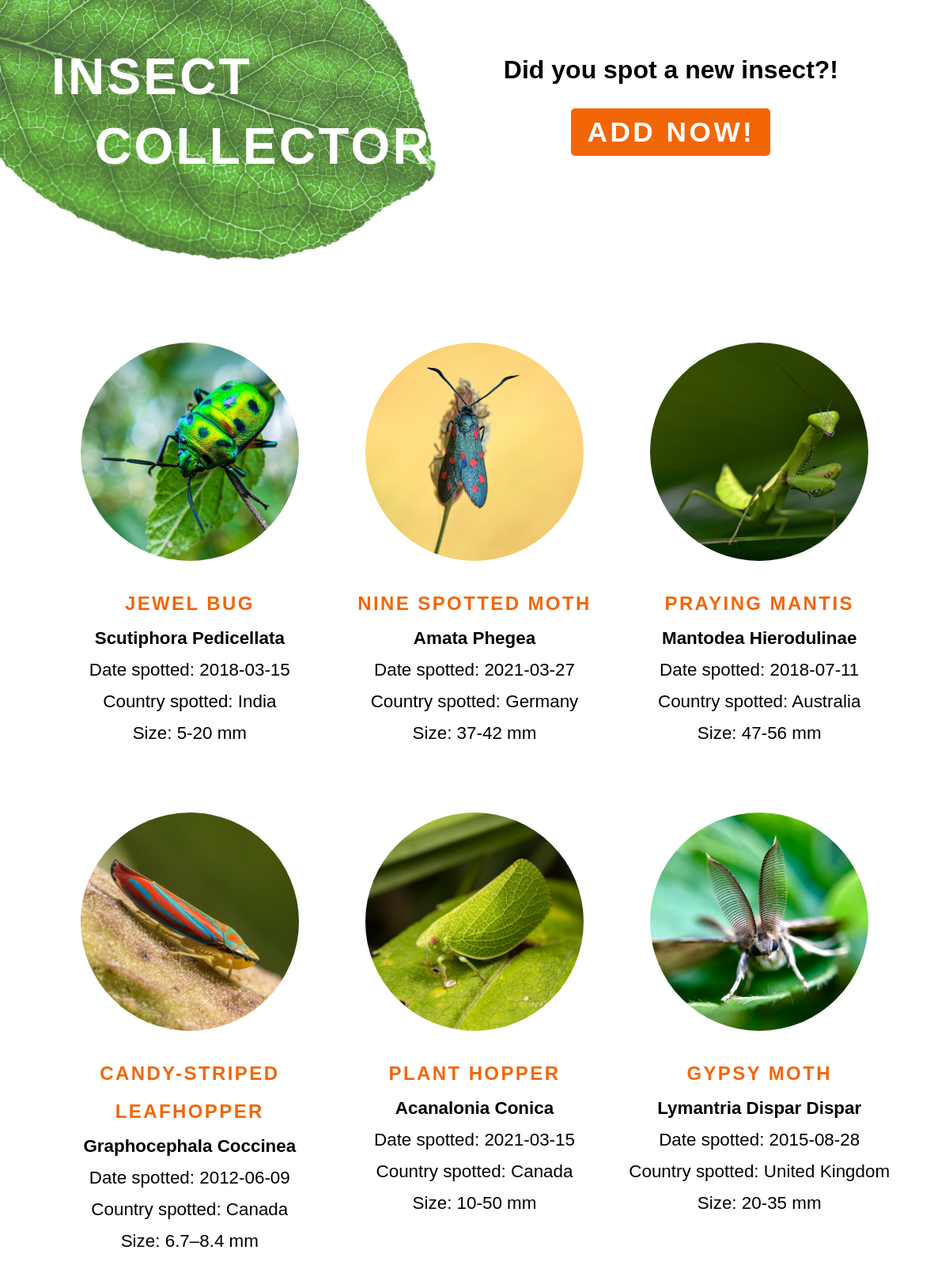
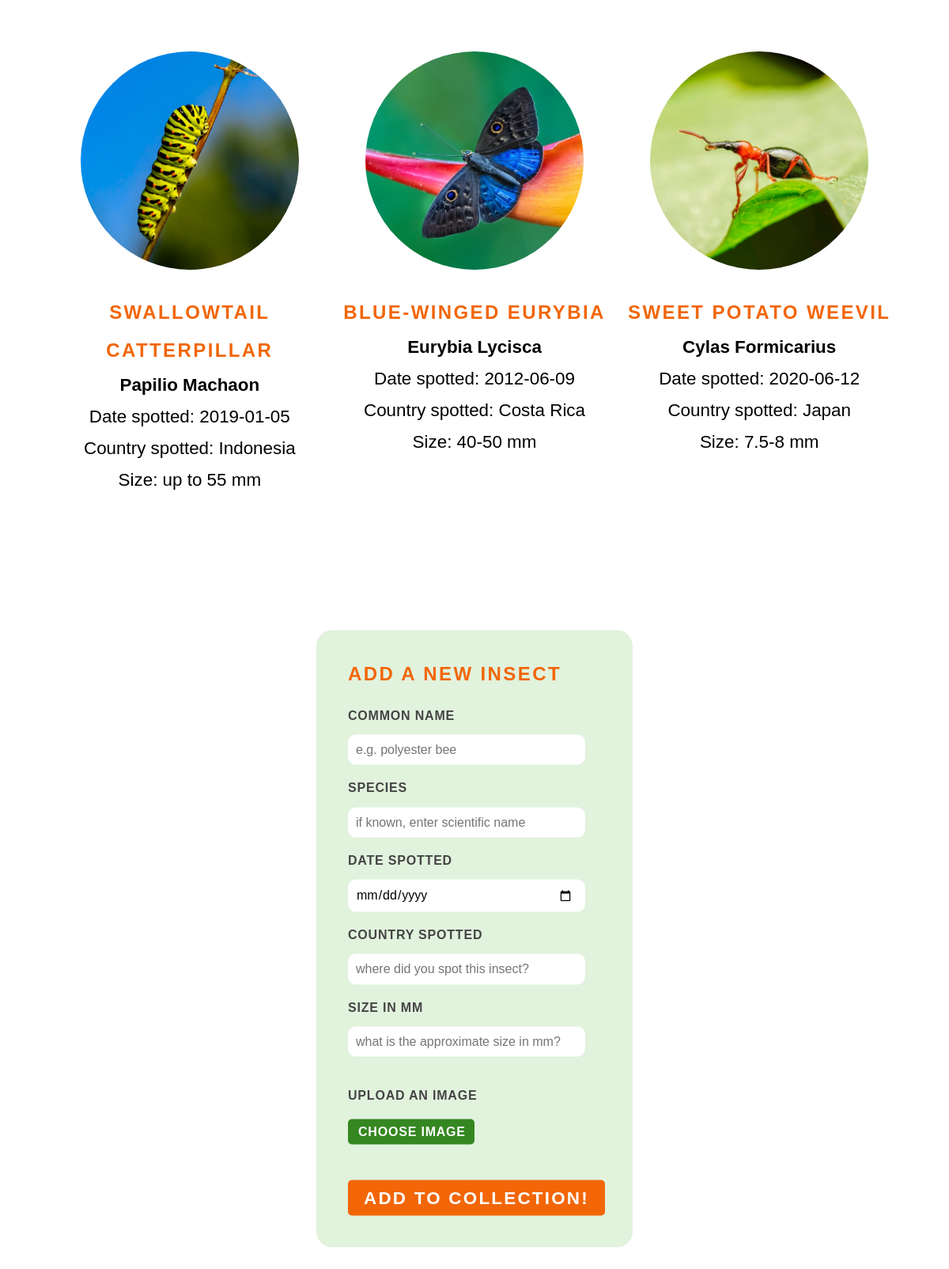
The page / on the database its author committed (2 pictures, top to bottom).
### functions.php (the view)
<?php
function printInsect (array $dbRow): string {
    if (array_key_exists('image_path', $dbRow) && array_key_exists('common_name', $dbRow) && array_key_exists('species', $dbRow) && array_key_exists('date_spotted', $dbRow) && array_key_exists('country_spotted', $dbRow) && array_key_exists('size', $dbRow)) {
        return '<div class="insects">' .
                    '<div class="image-cropper">' .
                        '<img src="' . $dbRow['image_path'] . '" alt="Image of a ' . $dbRow['common_name'] . '">' .
                    '</div>' .
                    '<h2>' . $dbRow['common_name'] . '</h2>' .
                    '<p class="species">' . $dbRow['species'] . '</p>' .
                    '<p>Date spotted: ' . $dbRow['date_spotted'] . '</p>' .
                    '<p>Country spotted: ' . $dbRow['country_spotted'] . '</p>' .
                    '<p>Size: ' . $dbRow['size'] . '</p>' .
                '</div>';
    } else {
        return 'I\'m sorry, that array doesn\'t contain the expected keys.';
    }
}

### index.php (shortened to what this page needs)
<?php
require_once "functions.php";
$db = new PDO('mysql:host=db; dbname=collectorsApp', 'root', 'password');
$db->setAttribute(PDO::ATTR_DEFAULT_FETCH_MODE, PDO::FETCH_ASSOC);
$query = $db->prepare('SELECT * FROM `insect-collection`;');
$query->execute();
$allInsects = $query->fetchAll();
?>
<!DOCTYPE html>
<html lang="en-gb">
<head>
    <link rel="stylesheet" href="styles/normalize.css">
    <link rel="stylesheet" href="styles/styles.css">
    <link rel="stylesheet" href="https://use.typekit.net/olf2ixx.css">
    <link rel="stylesheet" href="https://use.typekit.net/olf2ixx.css">
</head>
<body>
    <div class="content-wrapper">
        <img class="green-leaf" src="images/green_leaf.svg" alt="">
        <h1>
           <span class="title-insect">INSECT</span>
           <span class="title-collector">COLLECTOR</span>
        </h1>
        <section class="add-insect-option">
            <p>Did you spot a new insect?!</p>
            <a href="#add-insect-form">
                <button class="add-now-button">add now!</button>
            </a>
        </section>
        <section class="container-insects">
         <?php
              foreach ($allInsects as $insect) {
                   echo printInsect($insect);
              }
         ?>
        </section>
        <form id="add-insect-form" class="add-insect-form" action="index.php" method="post" enctype="multipart/form-data">
            <h2>add a new insect</h2>
            <label for="common-name">common name</label>
            <input type="text" id="common-name" name="common-name" placeholder="e.g. polyester bee"  required>
            <label for="species">species</label>
            <input type="text" id="species" name="species" placeholder="if known, enter scientific name">
            <label for="date-spotted">date spotted</label>
            <input type="date" id="date-spotted" name="date-spotted" required>
            <label for="country-spotted">country spotted</label>
            <input type="text" id="country-spotted" name="country-spotted" placeholder="where did you spot this insect?" required>
            <label for="insect-size">Size in mm</label>
            <input type="text" id="insect-size" name="insect-size" placeholder="what is the approximate size in mm?" required>
            <p class="upload-image-request">upload an image</p>
            <label for="upload-image" class="upload-image-button">Choose Image</label>
            <button name="submit" class="add-to-collection-button">add to collection!</button>
        </form>
    </div>
</body>
</html>

### styles/styles.css (style rules this page uses)
* { box-sizing: border-box; font-family: neue-haas-unica, sans-serif; margin: 0; padding: 0; }
html { scroll-behavior: smooth; }
.content-wrapper { margin: 0 5vw; }
h1 { font-family: scriptorama-markdown-jf, sans-serif; font-size: 4rem; letter-spacing: 0.2rem; line-height: 5.5rem; position: absolute; top: 10px; color: #fff; z-index: 5; margin-left: 5px; }
.title-collector, .title-insect { display: block; font-family: scriptorama-markdown-jf, sans-serif; }
.title-collector { margin-left: 55px; }
.add-insect-option { position: relative; top: 70px; right: 80px; text-align: center; float: right; }
.add-insect-option p { font-size: 2rem; font-weight: 700; }
.add-now-button, .add-to-collection-button, .pop-up-button { font-family: scriptorama-markdown-jf, sans-serif; font-size: 1.4rem; font-weight: 800; padding: 10px 20px; text-transform: uppercase; letter-spacing: 0.1em; background-color: #F26608; border-radius: 5px; border: none; color: #fff; margin-top: 30px; }
.add-now-button { font-size: 2.2rem; }
.add-to-collection-button { margin-top: 0; }
h2 { font-family: scriptorama-markdown-jf, sans-serif; font-size: 1.5rem; letter-spacing: 0.15rem; line-height: 3rem; text-transform: uppercase; margin-top: 30px; color: #F26608; }
.species { font-weight: 600; }
.insects p { font-size: 1.4rem; line-height: 2.5rem; }
.green-leaf { position: relative; top: -200px; left: -17px; width: 420px; transform: rotate(-75deg); z-index: 1; }
.container-insects { display: flex; flex-wrap: wrap; justify-content: space-between; position: relative; top: -200px; }
.container-insects img { width: 100%; }
.container-insects p { font-family: neue-haas-unica, sans-serif; }
.insects { width: 33.3%; text-align: center; padding-bottom: 80px; }
.image-cropper { width: 23vw; height: 23vw; margin: 0 auto; overflow: hidden; border-radius: 50%; display: flex; }
form { position: relative; top: 200px; left: 50%; transform: translate(-50%, -50%); background-color: #E1F2DD; border-radius: 20px; width: 400px; padding: 1px 0 40px 40px; margin-top: 80px; }
label, .upload-image-request { text-transform: uppercase; padding: 20px 0 15px 0; font-weight: 600; letter-spacing: 0.05rem; color: #444444; }
.upload-image-request { margin-top: 20px; }
label, input { display: block; }
input { width: 300px; padding: 10px 15px 10px 10px; border-radius: 10px; border: none; }
.upload-image-button { cursor: pointer; color: #fff; background: #358721; padding: 7px 7px 7px 13px; width: 160px; border-radius: 5px; margin-top: 5px; }

### rows shown on the page
insect-collection: image_path (picture), common_name "JEWEL BUG", species "Scutiphora Pedicellata", date_spotted "2018-03-15", country_spotted "India", size "5-20 mm"
insect-collection: image_path (picture), common_name "NINE SPOTTED MOTH", species "Amata Phegea", date_spotted "2021-03-27", country_spotted "Germany", size "37-42 mm"
insect-collection: image_path (picture), common_name "PRAYING MANTIS", species "Mantodea Hierodulinae", date_spotted "2018-07-11", country_spotted "Australia", size "47-56 mm"
insect-collection: image_path (picture), common_name "CANDY-STRIPED LEAFHOPPER", species "Graphocephala Coccinea", date_spotted "2012-06-09", country_spotted "Canada", size "6.7–8.4 mm"
insect-collection: image_path (picture), common_name "PLANT HOPPER", species "Acanalonia Conica", date_spotted "2021-03-15", country_spotted "Canada", size "10-50 mm"
insect-collection: image_path (picture), common_name "GYPSY MOTH", species "Lymantria Dispar Dispar", date_spotted "2015-08-28", country_spotted "United Kingdom", size "20-35 mm"
insect-collection: image_path (picture), common_name "SWALLOWTAIL CATTERPILLAR", species "Papilio Machaon", date_spotted "2019-01-05", country_spotted "Indonesia", size "up to 55 mm"
insect-collection: image_path (picture), common_name "BLUE-WINGED EURYBIA", species "Eurybia Lycisca", date_spotted "2012-06-09", country_spotted "Costa Rica", size "40-50 mm"
insect-collection: image_path (picture), common_name "SWEET POTATO WEEVIL", species "Cylas Formicarius", date_spotted "2020-06-12", country_spotted "Japan", size "7.5-8 mm"
